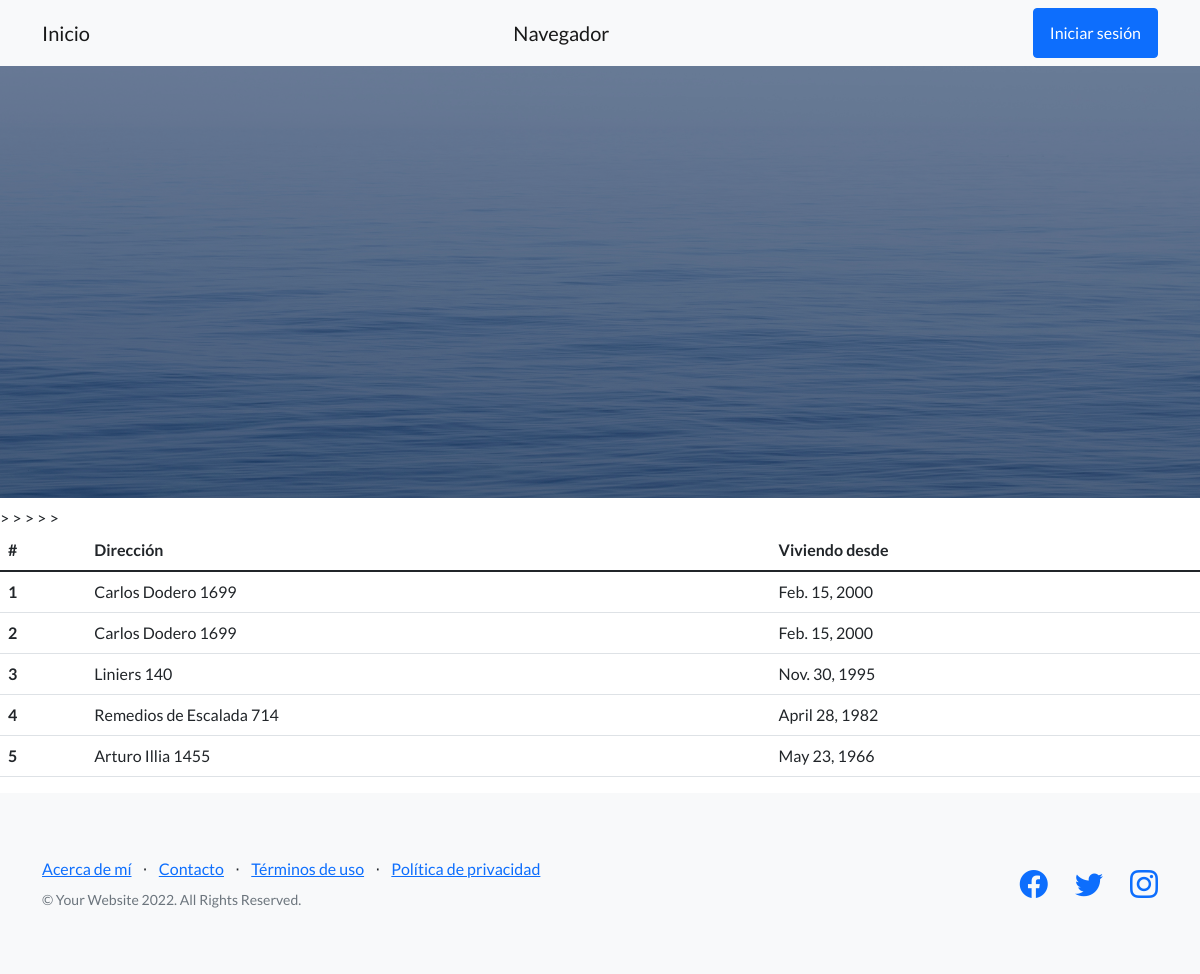
The page /index/domicilio on the database its author committed.
### app_familia/models.py (models this page shows, shortened)
class Domicilio (models.Model):
    calle = models.CharField(max_length=40)
    viviendo_desde = models.DateField(null=True)

### app_familia/views.py (the view)
# urls.py: path("domicilio", views.domicilio, name="domicilio"),
def domicilio (request):
    Direccion = Domicilio.objects.all()
    info = {"info" : Direccion}
    return render(request, "domicilio.html", info)

### app_familia/templates/domicilio.html (shortened to what this page needs)
{% extends "padre.html" %}
{% load static %}
{% block contenido %}
<table class="table">
    <thead>
      <tr>
        <th scope="col">#</th>
        <th scope="col">Dirección</th>
        <th scope="col">Viviendo desde</th>
      </tr>
    </thead>
    <tbody>
      {% for familiares in info %}
      <tr>
        <th scope="row">{{familiares.id}}</th>>
        <td>{{familiares.calle}}</td>
        <td>{{familiares.viviendo_desde}}</td>
        {% endfor %}
      </tr>
    </tbody>
  </table>
    {% endblock %}

### rows shown on the page
Domicilio: id "1", calle "Carlos Dodero 1699", viviendo_desde "Feb. 15, 2000"
Domicilio: id "2", calle "Carlos Dodero 1699", viviendo_desde "Feb. 15, 2000"
Domicilio: id "3", calle "Liniers 140", viviendo_desde "Nov. 30, 1995"
Domicilio: id "4", calle "Remedios de Escalada 714", viviendo_desde "April 28, 1982"
Domicilio: id "5", calle "Arturo Illia 1455", viviendo_desde "May 23, 1966"
